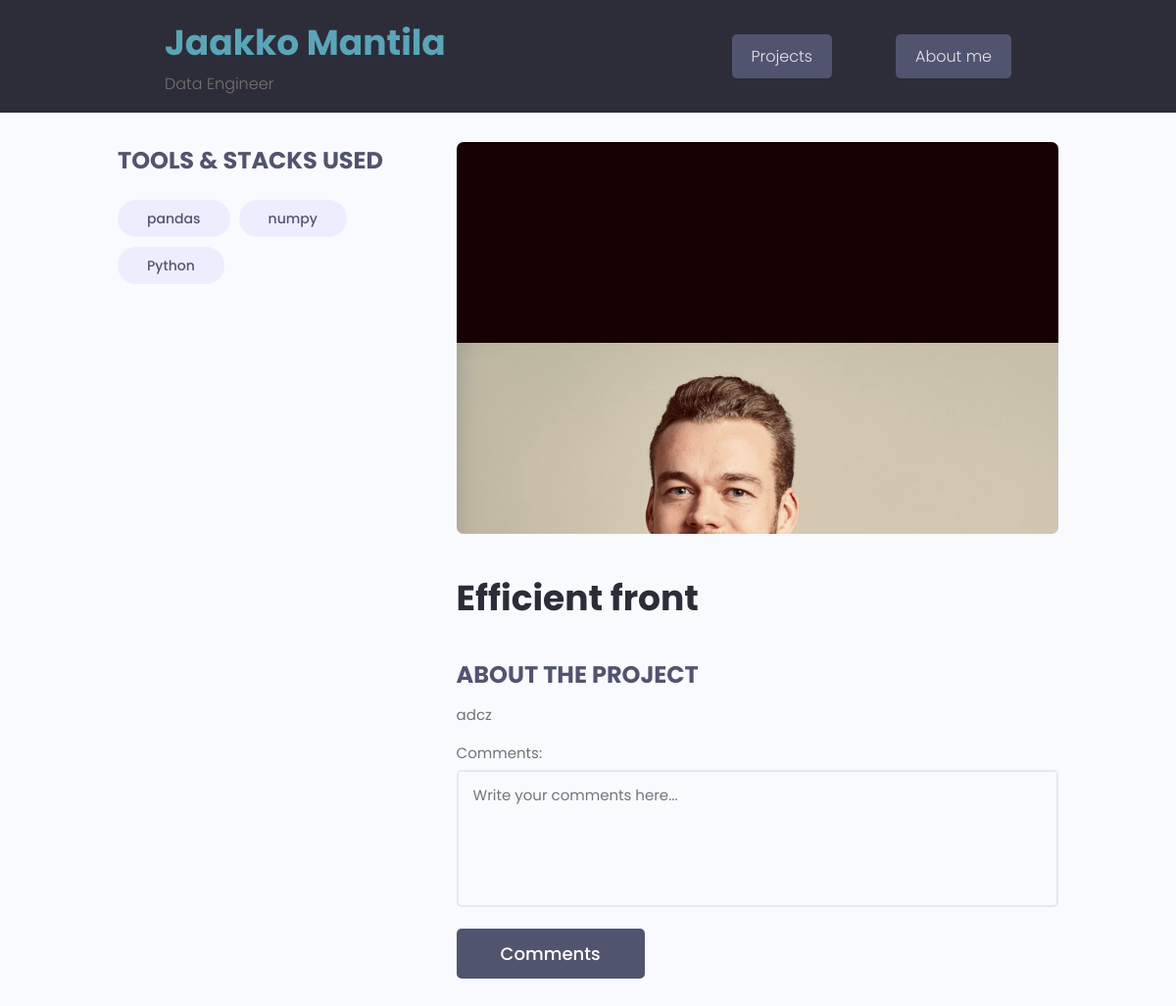
Before: /project/c79c9be9-e201-45da-a893-76f9838906f1/ with the older database file.
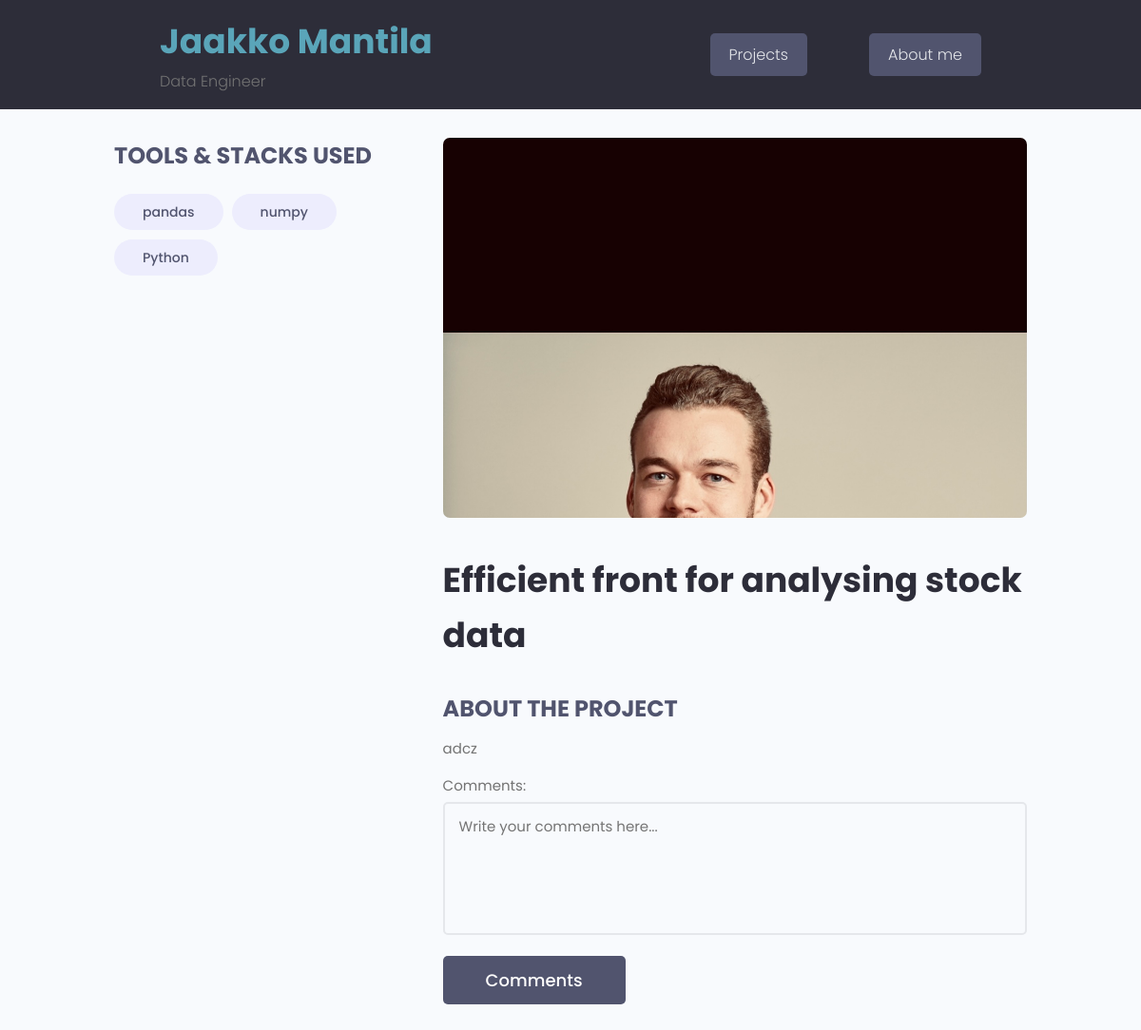
After: the same page with the newer database file.
### projects/models.py (models this page shows, shortened)
class Project(models.Model):
    owner = models.ForeignKey(Profile, null=True, blank=True, on_delete=models.SET_NULL)
    title = models.CharField(max_length=200)
    description = models.TextField(null=True, blank=True)
    featured_image = models.ImageField(
        null=True, blank=True, default="default_dude.png")
    demo_link = models.CharField(max_length=2000, null=True, blank=True)
    source_link = models.CharField(max_length=2000, null=True, blank=True)
    tags = models.ManyToManyField('Tag', blank=True)
    created = models.DateTimeField(auto_now_add=True)
    id = models.UUIDField(default=uuid.uuid4, unique=True,
                            primary_key=True, editable=False)

### projects/views.py (the view)
# urls.py: path('project/<str:pk>/', views.project, name="project"),
def project(request,pk):
    project_obj = Project.objects.get(id=pk)
    return render(request,'projects/single-project.html',{'project':project_obj})

### projects/models.py (called while the page is built)
    def __str__(self):
        return self.name

### projects/templates/projects/single-project.html (shortened to what this page needs)
{% extends 'main.html' %}
{% block content %}
<main class="singleProject my-md">
    <div class="container">
      <div class="layout">
        <div class="column column--1of3">
          <h3 class="singleProject__subtitle">Tools & Stacks Used</h3>
          <div class="singleProject__toolStack">
            {% for tag in project.tags.all %}
            <span class="tag tag--pill tag--sub tag--lg">
              <small>{{tag}}</small>
            </span>
            {% endfor %}
          </div>
        </div>
        <div class="column column--2of3">
          <img class="singleProject__preview" src="{{ project.featured_image.url }}" alt="portfolio thumbnail" />
          <h2 class="singleProject__title">{{project.title}}</h2>
          <h3 class="singleProject__subtitle">About the Project</h3>
          <div class="singleProject__info">
            {{project.description}}
          </div>
            <form class="form" action="#" method="POST">
              <div class="form__field">
                <label for="formInput#textarea">Comments: </label>
                <textarea class="input input--textarea" name="message" id="formInput#textarea"
                  placeholder="Write your comments here..."></textarea>
              </div>
              <input class="btn btn--sub btn--lg" type="submit" value="Comments" />
            </form>
            </div>
          </div>
        </div>
  </main>
{% endblock content %}

Changed rows visible on the page:
changed Project "adcz": title "Efficient front" → "Efficient front for analysing stock data"
